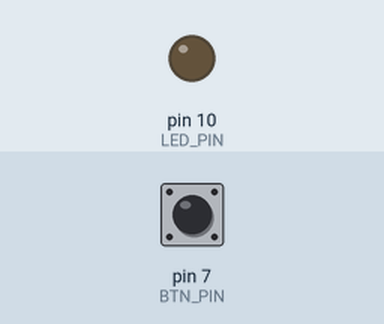
Recording of a sketch running on a simulated Arduino Uno, built with avr-gcc and run on an emulated ATmega328P. Parts: output pins drawn as LEDs (lit = HIGH). Inputs (shaded band) come from the test bench; at power-on: pin 7 (BTN_PIN) LOW.

Above: at 1.2 s.
1.3 s: pin 7 (BTN_PIN) pulled HIGH for 0.15 s
At 1.37 s:
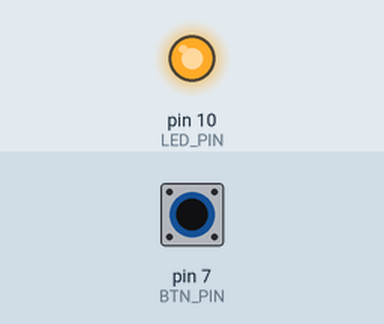
2.9 s: pin 7 (BTN_PIN) pulled HIGH for 3.2 s
At 6.5 s:
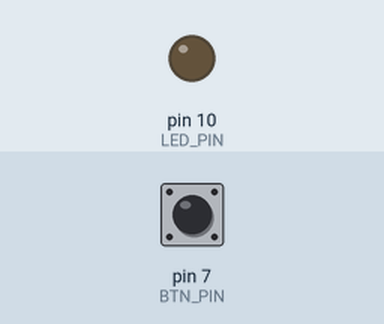
Timing chart, 0 to 8.0 s (numbered marks = the images above; inputs shaded):
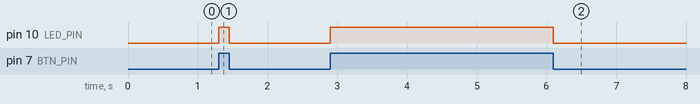

The sketch:

button_led.ino
```cpp
#define LED_PIN 10
#define BTN_PIN 7

void setup()
{
  pinMode(BTN_PIN, INPUT);
  pinMode(LED_PIN, OUTPUT);
}

void loop()
{
  bool isButtonPressed = digitalRead(BTN_PIN) == HIGH;

  if (isButtonPressed)
  {
    digitalWrite(LED_PIN, HIGH);
  }
  else
  {
    digitalWrite(LED_PIN, LOW);
  }
}
```

Measured:
- after the input at 1.3 s, pin 10 (LED_PIN): LOW → HIGH at once, → LOW 0.15 s later
- after the input at 2.9 s, pin 10 (LED_PIN): LOW → HIGH at once, → LOW 3.2 s later
